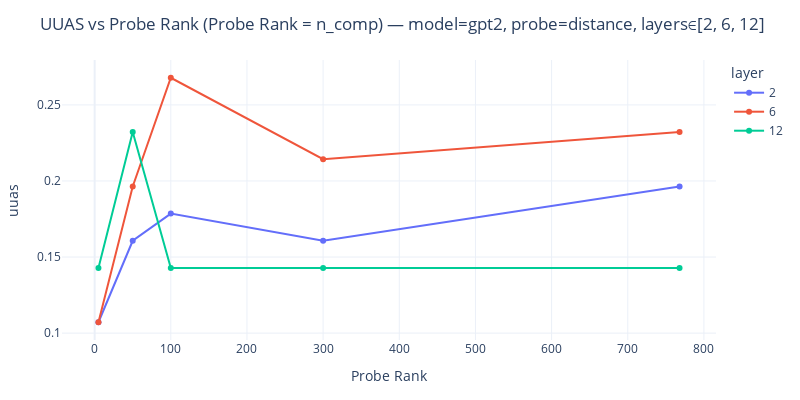

Notebook source saved alongside this figure:
### Code cell
model_name = "gpt2"
plot_uuas_vs_probe_rank_dims(
    base_path=f"/home/masaki/hierarchical-repr/EntityTree/scripts/structural_probe/probe_results/{model_name}/metrics/distance",
    model_name=model_name,
    dims=[5, 50, 100, 300, 768],
    layers=[2, 6, 12],                 
    fig_size=(800, 400),
    save_html="uuas_vs_probe_rank_dims.html",
)

### Figure 1 — Plotly figure (JSON) as saved in the notebook; plotly's stock layout.template omitted (floating-point values rounded to 4 significant figures)
{"data": [{"customdata": [[2], [2], [2], [2], [2]], "hovertemplate": "layer=%{customdata[0]}<br>Probe Rank=%{x}<br>uuas=%{y:.3f}<extra></extra>", "legendgroup": "2", "line": {"color": "#636efa", "dash": "solid"}, "marker": {"symbol": "circle"}, "mode": "lines+markers", "name": "2", "orientation": "v", "showlegend": true, "type": "scatter", "x": [5, 50, 100, 300, 768], "xaxis": "x", "y": [0.1071, 0.1607, 0.1786, 0.1607, 0.1964], "yaxis": "y"}, {"customdata": [[6], [6], [6], [6], [6]], "hovertemplate": "layer=%{customdata[0]}<br>Probe Rank=%{x}<br>uuas=%{y:.3f}<extra></extra>", "legendgroup": "6", "line": {"color": "#EF553B", "dash": "solid"}, "marker": {"symbol": "circle"}, "mode": "lines+markers", "name": "6", "orientation": "v", "showlegend": true, "type": "scatter", "x": [5, 50, 100, 300, 768], "xaxis": "x", "y": [0.1071, 0.1964, 0.2679, 0.2143, 0.2321], "yaxis": "y"}, {"customdata": [[12], [12], [12], [12], [12]], "hovertemplate": "layer=%{customdata[0]}<br>Probe Rank=%{x}<br>uuas=%{y:.3f}<extra></extra>", "legendgroup": "12", "line": {"color": "#00cc96", "dash": "solid"}, "marker": {"symbol": "circle"}, "mode": "lines+markers", "name": "12", "orientation": "v", "showlegend": true, "type": "scatter", "x": [5, 50, 100, 300, 768], "xaxis": "x", "y": [0.1429, 0.2321, 0.1429, 0.1429, 0.1429], "yaxis": "y"}], "layout": {"height": 400, "legend": {"title": {"text": "layer"}, "tracegroupgap": 0}, "margin": {"b": 60, "l": 60, "r": 20, "t": 60}, "title": {"text": "UUAS vs Probe Rank (Probe Rank = n_comp) — model=gpt2, probe=distance, layers∈[2, 6, 12]"}, "width": 800, "xaxis": {"anchor": "y", "domain": [0, 1], "title": {"text": "Probe Rank"}}, "yaxis": {"anchor": "x", "domain": [0, 1], "title": {"text": "uuas"}}}}
